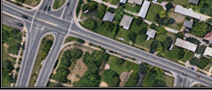
#> input picture 中文论文/绘图/role_functional_text_skeleton/assets/road_input4.png, 212 x 90 px, found by its file name
$ python model_structure_revised.py
#> lines starting #> are read from the running program, lines starting #| are printed output that depends on the picture
from pathlib import Path

import matplotlib.pyplot as plt
from matplotlib.patches import FancyBboxPatch, FancyArrowPatch, Rectangle
from matplotlib.lines import Line2D


ROOT = Path(r"D:\论文\9.27论文\中文论文\绘图")
ASSETS = ROOT / "role_functional_text_skeleton" / "assets"
OUT = Path(r"D:\论文\9.27论文\ccfa-workfiles\figures\model-structure")
BUILD = OUT / "build"
BUILD.mkdir(parents=True, exist_ok=True)

plt.rcParams.update({
    "font.family": "Times New Roman",
    "mathtext.fontset": "stix",
    "font.size": 10,
})

W, H = 2000, 900
fig = plt.figure(figsize=(20, 9), dpi=180, facecolor="white")
ax = fig.add_axes([0, 0, 1, 1])
ax.set_xlim(0, W)
ax.set_ylim(0, H)
ax.axis("off")

INK = "#18324B"
MUTED = "#607386"
LINE = "#8394A5"
BLUE = "#4E79A7"
BLUE_F = "#EDF3FA"
PURPLE = "#7655A8"
PURPLE_F = "#F2ECFB"
TEAL = "#2D8580"
TEAL_F = "#E8F6F4"
ORANGE = "#C8793C"
ORANGE_F = "#FBEDE0"
PALE = "#F7F9FB"


def rounded(x, y, w, h, fill="white", edge=LINE, lw=1.5, radius=12, z=2):
    patch = FancyBboxPatch(
        (x, y), w, h,
        boxstyle=f"round,pad=0,rounding_size={radius}",
        facecolor=fill, edgecolor=edge, linewidth=lw, zorder=z,
    )
    ax.add_patch(patch)


def label(x, y, text, size=10, color=INK, weight="normal", ha="left",
          va="center", z=6, rotation=0):
    ax.text(x, y, text, fontsize=size, color=color, fontweight=weight,
            ha=ha, va=va, zorder=z, rotation=rotation)


def arrow(x1, y1, x2, y2, color=INK, lw=1.7, dashed=False, rad=0.0, z=4):
    style = (0, (4, 3)) if dashed else "-"
    ax.add_patch(FancyArrowPatch(
        (x1, y1), (x2, y2), arrowstyle="-|>", mutation_scale=11,
        linewidth=lw, linestyle=style, color=color, zorder=z,
        connectionstyle=f"arc3,rad={rad}", shrinkA=2, shrinkB=2,
    ))


def image_thumb(path, x, y, w, h, edge=LINE):
    img = plt.imread(path)
    ax.imshow(img, extent=(x, x + w, y, y + h), aspect="auto",
              origin="upper", zorder=3)
    ax.add_patch(Rectangle((x, y), w, h, fill=False, edgecolor=edge,
                           linewidth=1.0, zorder=4))


def module(x, y, w, h, title, subtitle="", fill="white", edge=LINE,
           title_color=INK, title_size=11):
    rounded(x, y, w, h, fill=fill, edge=edge, lw=1.4, radius=10)
    label(x + 16, y + h - 20, title, size=title_size, weight="bold",
          color=title_color)
    if subtitle:
        label(x + 16, y + h - 39, subtitle, size=8.2, color=MUTED)


def role_row(y, role, text, fill, edge):
    rounded(98, y, 305, 46, fill=fill, edge=edge, lw=1.2, radius=9)
    label(116, y + 23, role, size=12, color=edge, weight="bold")
    label(154, y + 23, text, size=9.6)


def view_lane(y, title, subtitle, output, edge, fill):
    rounded(978, y, 565, 112, fill=fill, edge=edge, lw=1.4, radius=13)
    label(998, y + 87, title, size=10.5, color=edge, weight="bold")
    label(998, y + 68, subtitle, size=8.2, color=MUTED)
    rounded(1165, y + 25, 155, 55, fill="white", edge=LINE, lw=1.0, radius=8)
    label(1242, y + 61, "Frozen SAM3", size=9.2, weight="bold", ha="center")
    label(1242, y + 43, "full grounding", size=7.6, color=MUTED, ha="center")
    arrow(1320, y + 52, 1360, y + 52, color=LINE, lw=1.4)
    rounded(1360, y + 25, 160, 55, fill=BLUE_F, edge=BLUE, lw=1.0, radius=8)
    label(1440, y + 61, "Role correction", size=8.8, weight="bold", ha="center")
    label(1440, y + 43, r"$\mathcal{B}(a_A,a_\pi)$ + P$\rightarrow$I",
          size=7.8, color=MUTED, ha="center")
    arrow(1520, y + 52, 1552, y + 52, color=LINE, lw=1.4)
    rounded(1552, y + 25, 105, 55, fill="white", edge=edge, lw=1.1, radius=8)
    label(1604, y + 52, output, size=12, color=edge, weight="bold",
          ha="center")


# Figure title and reading guide.
label(70, 855, "Joint Role–View Specialization", size=23, weight="bold")
label(70, 824,
      "Frozen concept grounding with role-aware evidence correction and aligned multi-view fusion",
      size=10.5, color=MUTED)
label(1930, 855, "paper mechanism figure", size=8.5, color=MUTED, ha="right")

# Column headings: a single, clear reading path.
for x, num, text in [(70, "01", "Preserve the concept anchor"),
                      (720, "02", "Specialize evidence by readout role"),
                      (1665, "03", "Fuse aligned observations")]:
    label(x, 790, num, size=9, color=BLUE, weight="bold")
    label(x + 38, 790, text, size=11, weight="bold")
    ax.add_line(Line2D([x, x + 510], [770, 770], color="#D8E0E8",
                        linewidth=1.0, zorder=1))

# 01: anchor and role prompt inventory.
rounded(70, 205, 555, 530, fill=PALE, edge="#D5DFE8", lw=1.1, radius=16)
label(98, 700, "Official concept anchor", size=11.5, weight="bold")
label(98, 677, "The original class name and aliases remain the reference signal.",
      size=8.8, color=MUTED)
rounded(98, 610, 495, 48, fill=BLUE_F, edge=BLUE, lw=1.3, radius=9)
label(118, 634, "road + official aliases", size=10.5, weight="bold")
label(573, 634, "anchor", size=8.2, color=BLUE, weight="bold", ha="right")

label(98, 575, "Role-functional supplements", size=10.5, weight="bold")
label(98, 554, "Each candidate is fully grounded; only the assigned readout is used.",
      size=8.5, color=MUTED)
role_row(475, "P", "scene presence / visibility", PURPLE_F, PURPLE)
role_row(415, "S", "dense surface / coverage", TEAL_F, TEAL)
role_row(355, "I", "region organization / boundary", ORANGE_F, ORANGE)
label(98, 300, "P, S, I denote readout responsibilities, not three isolated models.",
      size=8.3, color=MUTED)
arrow(625, 470, 690, 470, color=BLUE, lw=2.2)

# 02: one complete grounding, then bounded composition.
rounded(690, 205, 885, 530, fill="white", edge="#D5DFE8", lw=1.1, radius=16)
label(720, 700, "Complete frozen grounding", size=11.5, weight="bold")
label(720, 677, "The shared SAM3 computation is retained; specialization occurs in evidence use.",
      size=8.8, color=MUTED)
rounded(735, 560, 330, 68, fill=BLUE_F, edge=BLUE, lw=1.5, radius=11)
label(900, 600, "Frozen SAM3", size=13, weight="bold", ha="center")
label(900, 578, r"$\Phi(X_v, t_c) \rightarrow (p,S,I)$", size=10,
      color=BLUE, ha="center")
label(900, 545, "one full multimodal grounding pass per prompt", size=8.4,
      color=MUTED, ha="center")

arrow(900, 560, 900, 510, color=LINE, lw=1.6)
rounded(735, 385, 330, 125, fill=PALE, edge=LINE, lw=1.3, radius=11)
label(900, 480, "Anchor-preserving correction", size=10.5, weight="bold",
      ha="center")
label(900, 447, r"$\tilde O^r = O_A^r + \alpha\,\mathrm{clip}(O_\pi^r-O_A^r)$",
      size=9.3, ha="center")
label(900, 421, r"$r\in\{P,S,I\}$;  $\alpha=0.5,\ \tau=0.25$",
      size=8.4, color=MUTED, ha="center")
label(900, 397, "P update is retained in native instance coupling.", size=8.1,
      color=PURPLE, ha="center")

arrow(1065, 447, 1110, 447, color=LINE, lw=1.6)
rounded(1110, 385, 405, 125, fill=PALE, edge=LINE, lw=1.3, radius=11)
label(1128, 480, "Native class evidence", size=10.5, weight="bold")
label(1128, 447, r"$F_{v,\pi}=\tilde p\,\max(\tilde S,\tilde I)$", size=10)
label(1128, 420, "official aliases and spatial aggregation are preserved",
      size=8.2, color=MUTED)
label(1128, 397, "one continuous class field per view", size=8.2, color=MUTED)

# Compact P/S/I role key, instead of a large matrix.
rounded(735, 245, 780, 95, fill="white", edge="#D5DFE8", lw=1.0, radius=10)
label(755, 315, "Selected profile  π", size=9.8, weight="bold")
for x, role, text, fill, edge in [
    (930, "P", "slot 1", PURPLE_F, PURPLE),
    (1090, "S", "slot 2", TEAL_F, TEAL),
    (1250, "I", "slot 3", ORANGE_F, ORANGE),
]:
    rounded(x, 278, 125, 31, fill=fill, edge=edge, lw=1.0, radius=7)
    label(x + 18, 293, role, size=9.5, color=edge, weight="bold")
    label(x + 55, 293, text, size=8.7, color=edge)
label(1455, 293, "0 = anchor", size=8.2, color=MUTED, ha="right")

# 03: two observations share the same profile.
rounded(1665, 205, 265, 530, fill=PALE, edge="#D5DFE8", lw=1.1, radius=16)
label(1692, 700, "Aligned view fusion", size=11.5, weight="bold")
label(1692, 677, "The same π is evaluated independently per view.",
      size=8.8, color=MUTED)

image_thumb(ASSETS / "road_input4.png", 1692, 568, 88, 63, edge=LINE)
#> in image_thumb, img is the input picture: shape (90, 212, 3) float32; mean R, G, B 0.394, 0.402, 0.349
label(1780, 598, "same target region", size=8.2, color=MUTED)
label(1736, 548, "Local / native", size=9.6, color=TEAL, weight="bold",
      ha="center")
label(1736, 530, "detail + boundary", size=8.0, color=MUTED, ha="center")
arrow(1785, 548, 1820, 548, color=TEAL, lw=1.5)
rounded(1820, 522, 88, 52, fill=TEAL_F, edge=TEAL, lw=1.0, radius=8)
label(1864, 548, r"$G_{L,\pi}$", size=12, color=TEAL, weight="bold",
      ha="center")

label(1736, 427, "Context / wider", size=9.6, color=ORANGE, weight="bold",
      ha="center")
label(1736, 409, "layout + continuity", size=8.0, color=MUTED, ha="center")
arrow(1785, 427, 1820, 427, color=ORANGE, lw=1.5)
rounded(1820, 401, 88, 52, fill=ORANGE_F, edge=ORANGE, lw=1.0, radius=8)
label(1864, 427, r"$G_{G,\pi}$", size=12, color=ORANGE, weight="bold",
      ha="center")

arrow(1864, 522, 1864, 477, color=LINE, lw=1.5)
arrow(1864, 401, 1864, 477, color=LINE, lw=1.5)
rounded(1710, 318, 198, 78, fill="white", edge=BLUE, lw=1.4, radius=10)
label(1809, 370, "Aligned composition", size=10.2, weight="bold",
      ha="center")
label(1809, 343, r"$Z=\Psi(G_{L,\pi},G_{G,\pi})$", size=10, color=BLUE,
      ha="center")
label(1809, 326, "profile-selected operator", size=7.8, color=MUTED,
      ha="center")
arrow(1809, 318, 1809, 270, color=BLUE, lw=1.8)
rounded(1692, 218, 234, 52, fill=INK, edge=INK, lw=1.2, radius=9)
label(1809, 248, "Original class decision", size=9.4, color="white",
      weight="bold", ha="center")
label(1809, 231, r"$\arg\max +$ threshold", size=8.8, color="white",
      ha="center")

# Cross-column continuation arrows and legend.
arrow(1575, 447, 1650, 447, color=BLUE, lw=2.2)
label(1612, 470, "same role profile", size=7.8, color=BLUE, ha="center")
ax.add_line(Line2D([70, 110], [105, 105], color=INK, linewidth=1.6))
ax.add_patch(FancyArrowPatch((100, 105), (110, 105), arrowstyle="-|>",
                             mutation_scale=8, color=INK, linewidth=1.6))
label(120, 105, "data / computation", size=8.1, color=MUTED)
ax.add_line(Line2D([290, 330], [105, 105], color=BLUE, linewidth=1.4,
                   linestyle=(0, (4, 3))))
label(340, 105, "shared configuration", size=8.1, color=MUTED)
label(1930, 105, "No internal head splitting; specialization is applied after complete grounding.",
      size=8.2, color=MUTED, ha="right")

fig.savefig(BUILD / "model_structure_revised.svg", bbox_inches="tight",
            pad_inches=0.08, facecolor="white")
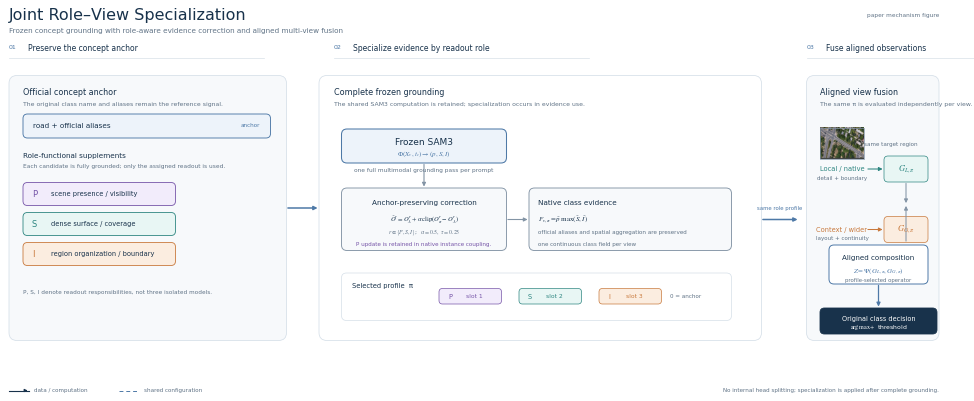
#> figure drawn by matplotlib, 1 panel
fig.savefig(BUILD / "model_structure_revised.png", dpi=220,
            bbox_inches="tight", pad_inches=0.08, facecolor="white")
plt.close(fig)
print(BUILD / "model_structure_revised.svg")
print(BUILD / "model_structure_revised.png")
